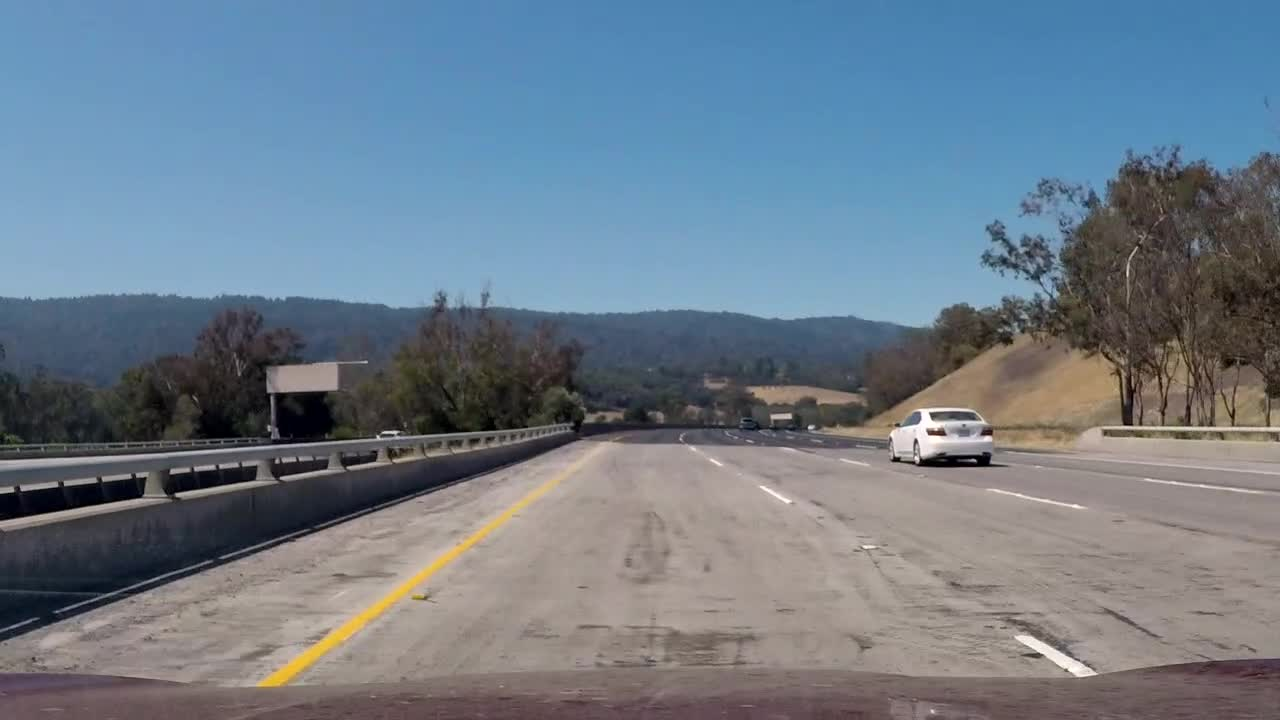
#> input picture test_images/test7.jpg, 1280 x 720 px
$ python -i binary_threshold.py   (imports and definitions only)   (older library calls are emulated)
#> lines starting #> are read from the running program, lines starting #| are printed output that depends on the picture; after the words box and inside, x2 and y2 are one past the last pixel; in counts of white or black regions, pixels touching at a corner belong together
### scripts/util.py
import urllib.request

import cv2
import numpy as np


# [21 lines left out: functions convert_to_color, collage, not called in this run]


def denormalize(img):
    return (img * 255).astype(dtype='uint8')


# [15 lines left out: functions gray_normalized, download_test_image, not called in this run]

### scripts/binary_threshold.py
import glob

import cv2
import numpy as np

# Define a function that takes an image, gradient orientation,
# and threshold min / max values.
import util
from perspective_transform import warp
from undistort_image import undistort


def _absolute_threshold(img, orient='x', sobel_kernel=3, thresh=(0, 255)):
    # Convert to grayscale
    gray = cv2.cvtColor(img, cv2.COLOR_RGB2GRAY)

    # Apply x or y gradient with the OpenCV Sobel() function
    # and take the absolute value
    dx = 1 if orient == 'x'else 0
    dy = 1 if orient == 'y'else 0
    abs_sobel = np.absolute(cv2.Sobel(gray, cv2.CV_64F, dx, dy, ksize=sobel_kernel))

    # Rescale back to 8 bit integer
    scaled_sobel = np.uint8(255 * abs_sobel / np.max(abs_sobel))

    # Return the result
    return (scaled_sobel >= thresh[0]) & (scaled_sobel <= thresh[1])


def absolute_x_threshold(image, sobel_kernel, threshold):
    return _absolute_threshold(image, orient='x', sobel_kernel=sobel_kernel, thresh=threshold)


def absolute_y_threshold(image, sobel_kernel, threshold):
    return _absolute_threshold(image, orient='y', sobel_kernel=sobel_kernel, thresh=threshold)


# Define a function to threshold an image for a given range and Sobel kernel
def gradient_direction_threshold(img, sobel_kernel=3, thresh=(0, np.pi / 2)):
    # Grayscale
    gray = cv2.cvtColor(img, cv2.COLOR_RGB2GRAY)
    # Calculate the x and y gradients
    sobelx = cv2.Sobel(gray, cv2.CV_64F, 1, 0, ksize=sobel_kernel)
    sobely = cv2.Sobel(gray, cv2.CV_64F, 0, 1, ksize=sobel_kernel)
    # Take the absolute value of the gradient direction,
    # apply a threshold, and create a binary image result
    absgraddir = np.arctan2(np.absolute(sobely), np.absolute(sobelx))
    binary_output = np.zeros_like(absgraddir)
    binary_output[(absgraddir >= thresh[0]) & (absgraddir <= thresh[1])] = 1.0

    # Return the binary image
    return binary_output.astype(dtype=float)


# Define a function to return the magnitude of the gradient
# for a given sobel kernel size and threshold values
def gradient_magnitude_threshold(img, sobel_kernel=3, thresh=(0, 255)):
    # Convert to grayscale
    gray = cv2.cvtColor(img, cv2.COLOR_RGB2GRAY)
    # Take both Sobel x and y gradients
    sobelx = cv2.Sobel(gray, cv2.CV_64F, 1, 0, ksize=sobel_kernel)
    sobely = cv2.Sobel(gray, cv2.CV_64F, 0, 1, ksize=sobel_kernel)
    # Calculate the gradient magnitude
    gradmag = np.sqrt(sobelx ** 2 + sobely ** 2)
    # Rescale to 8 bit
    scale_factor = np.max(gradmag) / 255
    gradmag = (gradmag / scale_factor).astype(np.uint8)
    # Create a binary image of ones where threshold is met, zeros otherwise
    binary_output = np.zeros_like(gradmag)
    binary_output[(gradmag > thresh[0]) & (gradmag < thresh[1])] = 1

    # Return the binary image
    return binary_output.astype(dtype=float)


def h_threshold(image, threshold=(0, 255)):
#> called with threshold = (18, 66)
    h = cv2.cvtColor(image.copy(), cv2.COLOR_BGR2HLS)[:, :, 0]
    return cv2.inRange(h, threshold[0], threshold[1]) / 255
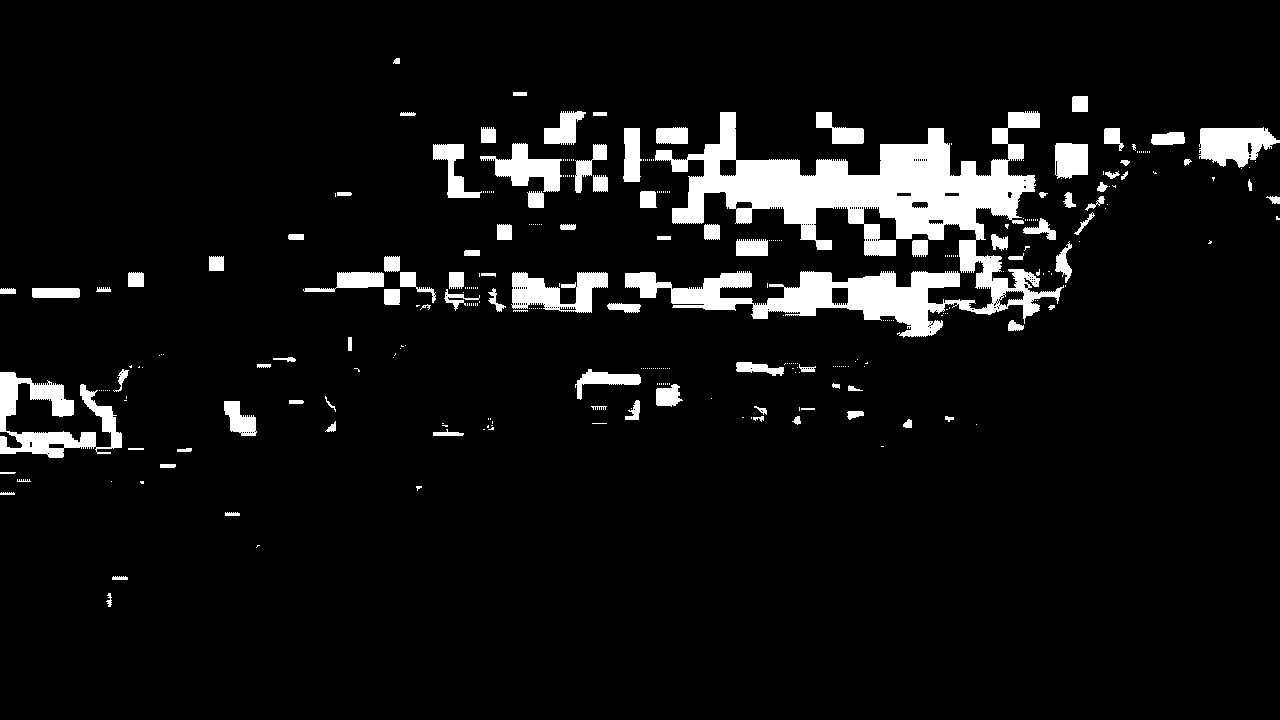
#> returned value: shape (720, 1280) float64; values 0 (black) and 1 (white), 7.1% white; 319 white regions (221 under 20 px), largest, box (x1, y1, x2, y2) and area: (625, 111, 1064, 338) 35122, (0, 372, 122, 458) 4313, (511, 272, 608, 313) 2334


def l_threshold(image, threshold=(0, 255)):
#> called with threshold = (223, 255)
    l = cv2.cvtColor(image.copy(), cv2.COLOR_BGR2HLS)[:, :, 1]
    return cv2.inRange(l, threshold[0], threshold[1]) / 255
#> returned value: shape (720, 1280) float64; values 0 (black) and 1 (white), 0.21% white; 34 white regions (28 under 20 px), largest, box (x1, y1, x2, y2) and area: (899, 408, 968, 455) 924, (1015, 636, 1096, 677) 695, (760, 486, 791, 503) 94, (891, 430, 898, 439) 34, (976, 437, 990, 441) 31, (1068, 505, 1082, 508) 22


def s_threshold(image, threshold=(0, 255)):
#> called with threshold = (223, 255)
    s = cv2.cvtColor(image.copy(), cv2.COLOR_BGR2HLS)[:, :, 2]
    return cv2.inRange(s, threshold[0], threshold[1]) / 255
#> returned value: shape (720, 1280) float64; values 0 (black) and 1 (white), 0.36% white; 161 white regions (148 under 20 px), largest, box (x1, y1, x2, y2) and area: (277, 400, 333, 437) 1146, (32, 496, 67, 513) 271, (920, 456, 989, 466) 265


def color_threshold(image):
    h_thresholded = h_threshold(image, (18, 66))
    l_thresholded = l_threshold(image, (223, 255))
    s_thresholded = s_threshold(image, (223, 255))
    color_thresholded = (h_thresholded == 1) | (l_thresholded == 1) | (s_thresholded == 1)

    return color_thresholded, h_thresholded, l_thresholded, s_thresholded


def gradient_threshold(image):
    g_thresholded = gradient_magnitude_threshold(image, 31, (82, 146))
#> in gradient_magnitude_threshold, `sobely = cv2.Sobel(gray, cv2.CV_64F, 0, 1, ksize=sobel_kernel)`:
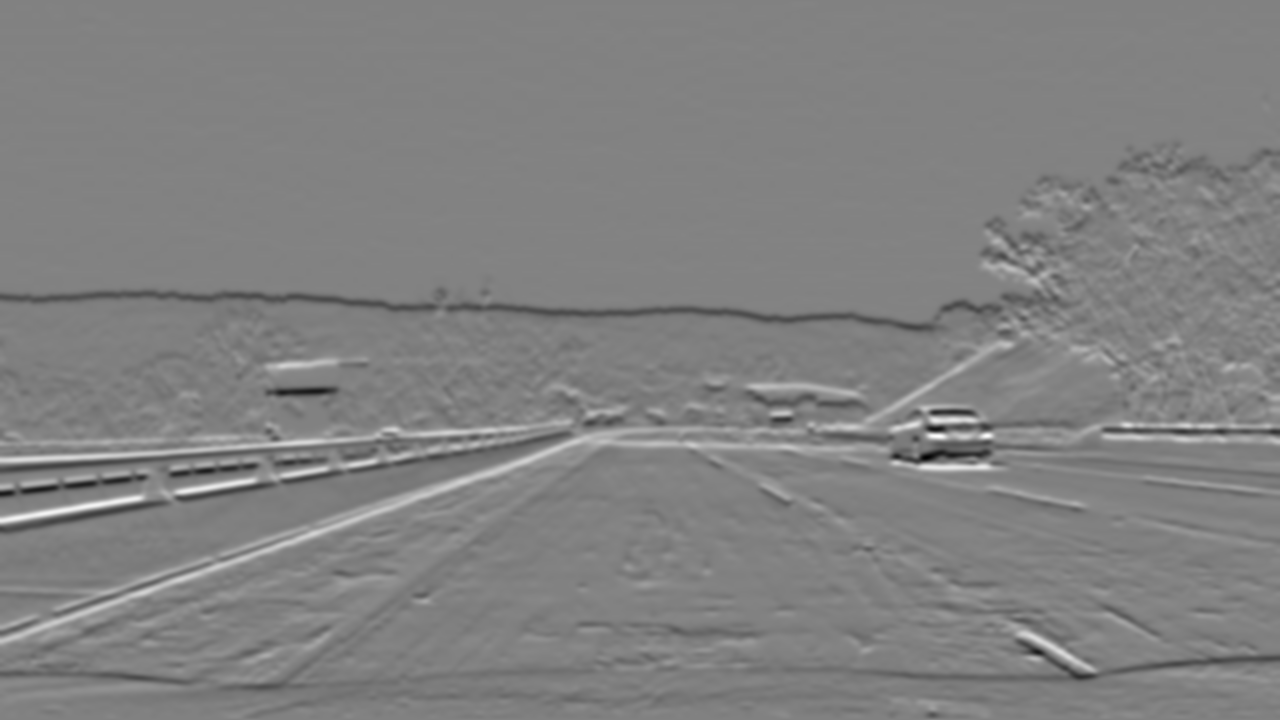
#> sobely: shape (720, 1280) float64; min -1.48e+19, max 1.43e+19, mean -2.97e+16; drawn with min black and max white
#> in gradient_magnitude_threshold, `scale_factor = np.max(gradmag) / 255`: scale_factor = 5.92e+16
#> g_thresholded: shape (720, 1280) float64; values 0 (black) and 1 (white), 2.5% white; 154 white regions (64 under 20 px), largest, box (x1, y1, x2, y2) and area: (0, 431, 679, 644) 3893, (0, 426, 528, 463) 1834, (486, 305, 935, 330) 1528
    d_thresholded = gradient_direction_threshold(image, 31, (0.0, np.pi / 30))
#> in gradient_direction_threshold, `absgraddir = np.arctan2(np.absolute(sobely), np.absolute(sobelx))`:
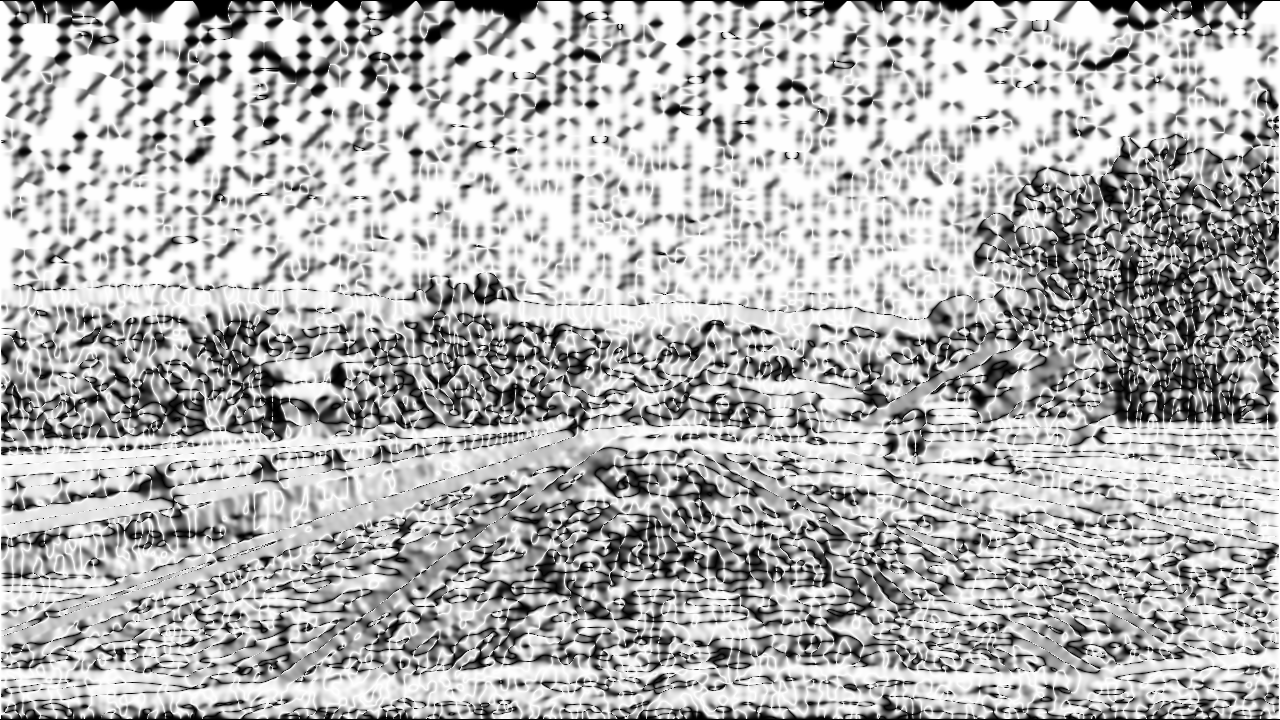
#> absgraddir: shape (720, 1280) float64; min 0, max 1.57, mean 1.1; drawn with min black and max white
#> d_thresholded: shape (720, 1280) float64; values 0 (black) and 1 (white), 3.5% white; 5956 white regions (5731 under 20 px), largest, box (x1, y1, x2, y2) and area: (0, 0, 1280, 26) 5371, (0, 707, 1280, 720) 1904, (258, 397, 289, 423) 280
    gd_thresholded = (g_thresholded == 1) | (d_thresholded == 1)
#> gd_thresholded: shape (720, 1280) bool; 5.9% white; 6024 white regions (5726 under 20 px), largest, box (x1, y1, x2, y2) and area: (0, 0, 1280, 26) 5371, (0, 431, 679, 644) 3893, (0, 707, 1280, 720) 1904

    return gd_thresholded, g_thresholded, d_thresholded


def absolute_threshold_(image):
    x_thresholded = absolute_x_threshold(image, 31, (47, 127))
    y_thresholded = absolute_y_threshold(image, 31, (56, 127))
    xy_thresholded = (x_thresholded == 1) | (y_thresholded == 1)

    return xy_thresholded, x_thresholded, y_thresholded


def _combined_threshold(image):
    color_thresholded, h_thresholded, l_thresholded, s_thresholded = color_threshold(image)
    xy_thresholded, x_thresholded, y_thresholded = absolute_threshold_(image)
    gd_thresholded, g_thresholded, d_thresholded = gradient_threshold(image)

    combined = (color_thresholded == 1) | (xy_thresholded == 1) | (g_thresholded == 1)
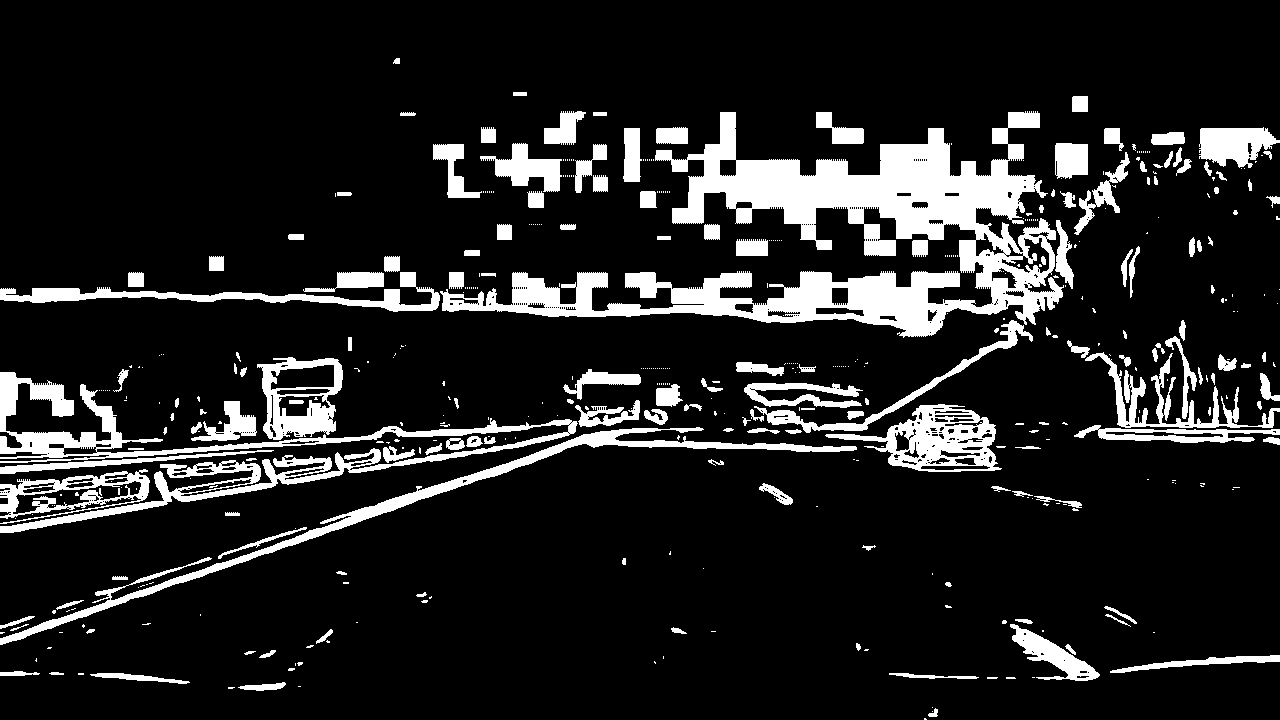
#> combined: shape (720, 1280) bool; 13.2% white; 475 white regions (311 under 20 px), largest, box (x1, y1, x2, y2) and area: (440, 111, 1064, 338) 43541, (0, 372, 578, 533) 13421, (0, 427, 857, 645) 7563
    combined = util.denormalize(combined)

    return combined, color_thresholded, xy_thresholded, g_thresholded


def combined_threshold(image):
    return _combined_threshold(image)[0]


# [64 lines not run here, left out]

>>> import cv2
>>> picture = cv2.cvtColor(cv2.imread('../test_images/test7.jpg'), cv2.COLOR_BGR2RGB)
>>> result = _combined_threshold(picture)

$ run again, on camera_cal/calibration7.jpg
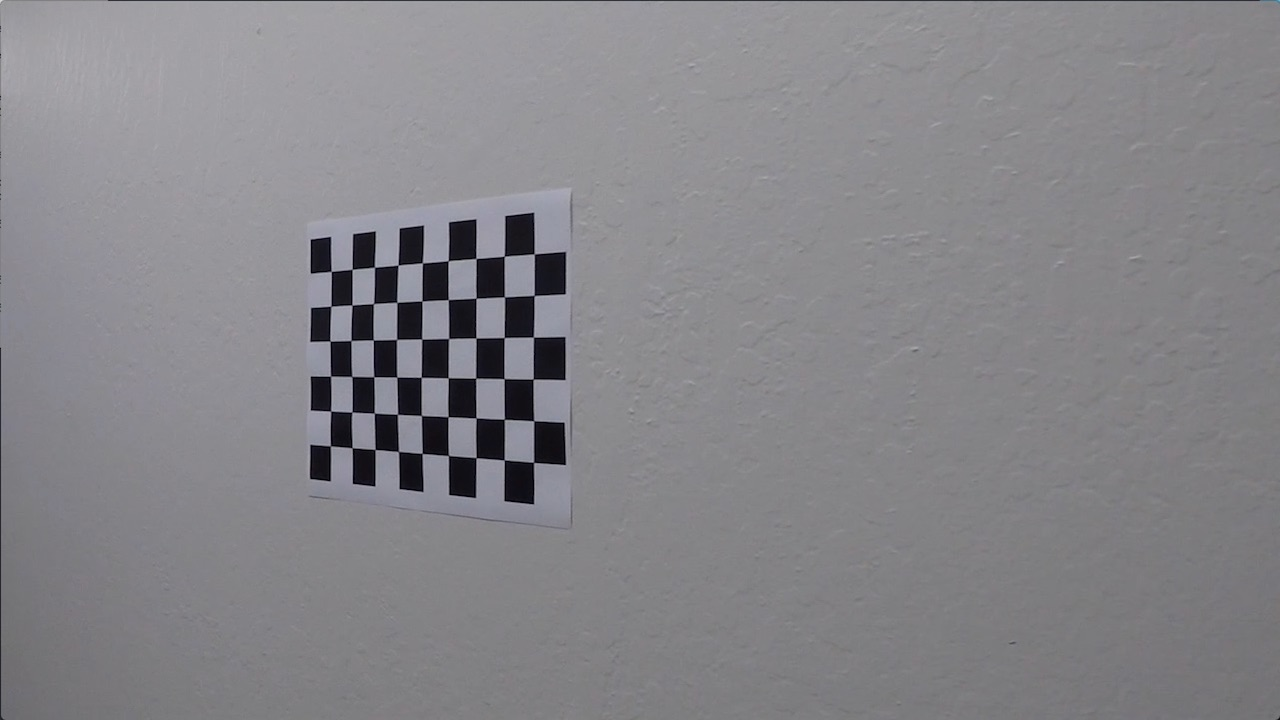
#> input picture camera_cal/calibration7.jpg, 1280 x 720 px
#> in h_threshold, `return cv2.inRange(h, threshold[0], threshold[1]) / 255`:
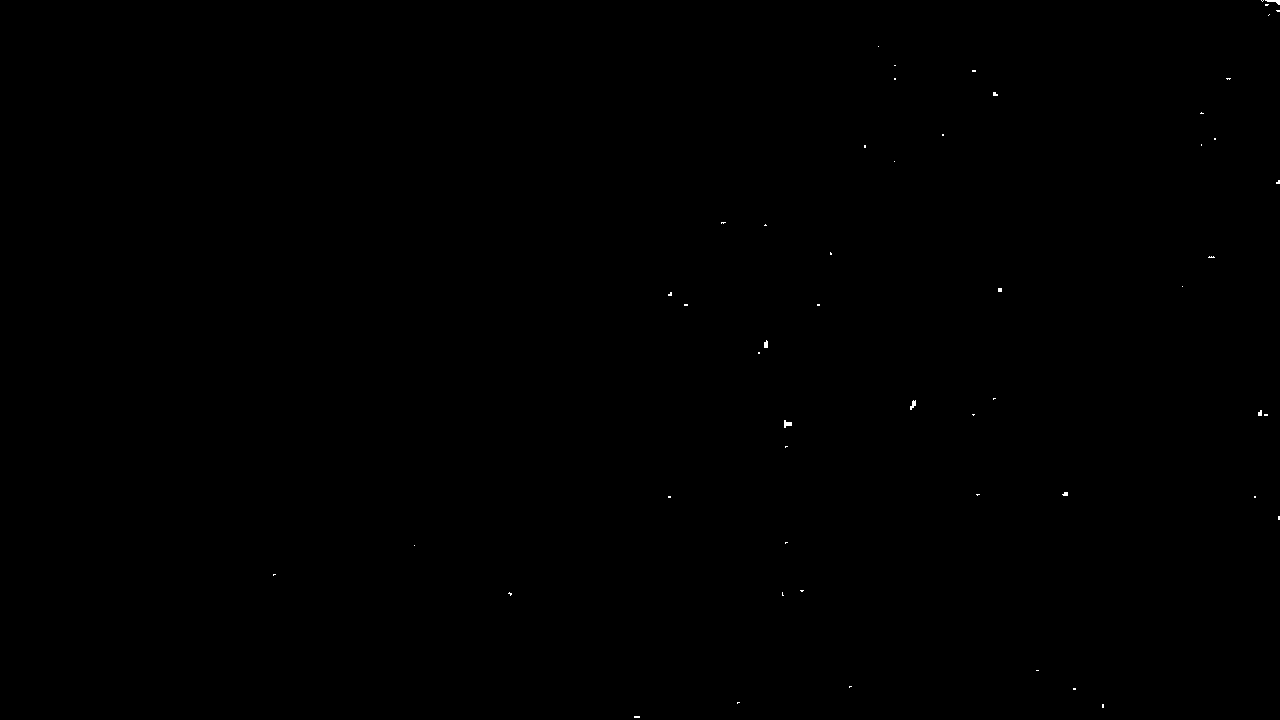
#> returned value: shape (720, 1280) float64; values 0 (black) and 1 (white), 0.05% white in thin lines or dots, all inside (x1, y1, x2, y2) = (273, 0, 1280, 718)
#> xy_thresholded: shape (720, 1280) bool; 1.6% white in thin lines or dots, all inside (x1, y1, x2, y2) = (2, 196, 571, 720)
#> scale_factor = 4.47e+16
#> g_thresholded: shape (720, 1280) float64; values 0 (black) and 1 (white), 1.2% white in thin lines or dots, all inside (x1, y1, x2, y2) = (307, 209, 570, 508)
#> d_thresholded: shape (720, 1280) float64; values 0 (black) and 1 (white), 8% white; 14966 white regions (14703 under 20 px), largest, box (x1, y1, x2, y2) and area: (0, 707, 1280, 720) 1839, (1, 447, 27, 644) 1379, (0, 0, 1280, 4) 1283
#> gd_thresholded: shape (720, 1280) bool; 8.7% white; 14903 white regions (14703 under 20 px), largest, box (x1, y1, x2, y2) and area: (296, 209, 581, 508) 31703, (0, 707, 1280, 720) 1839, (1, 447, 27, 644) 1379
#> in _combined_threshold, `combined = (color_thresholded == 1) | (xy_thresholded == 1) | (g_thres..`:
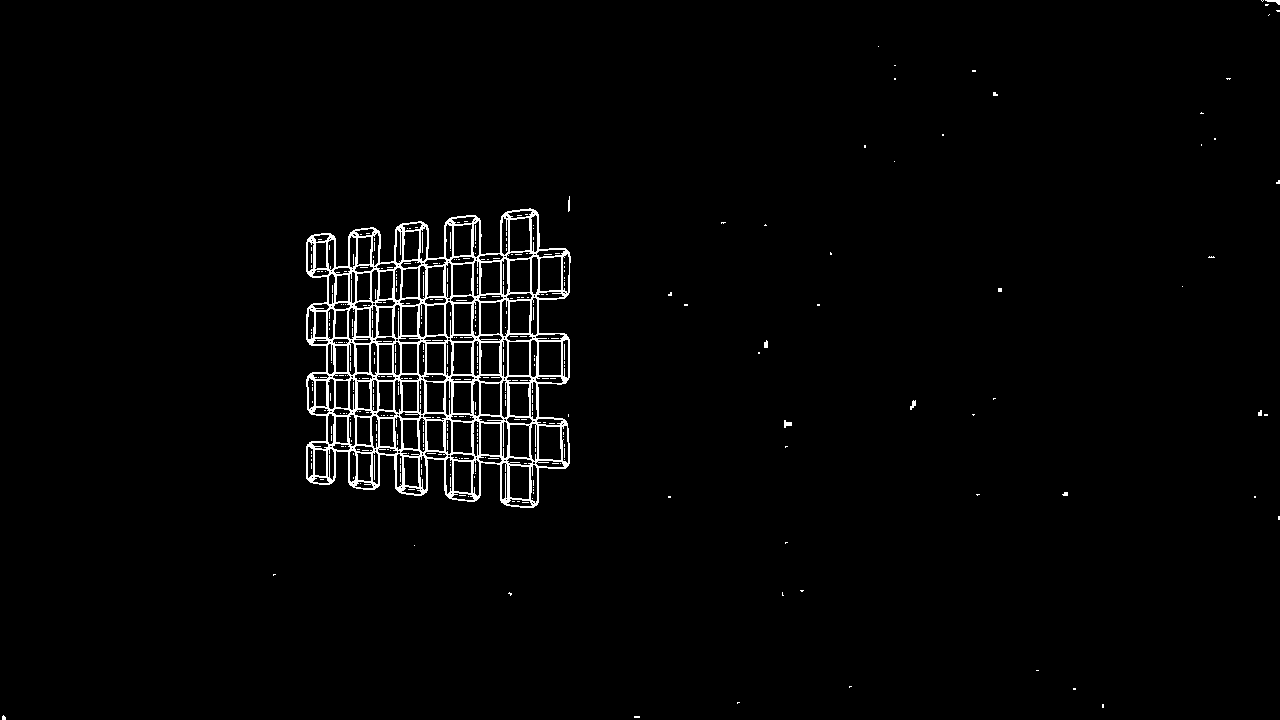
#> combined: shape (720, 1280) bool; 2.2% white in thin lines or dots
